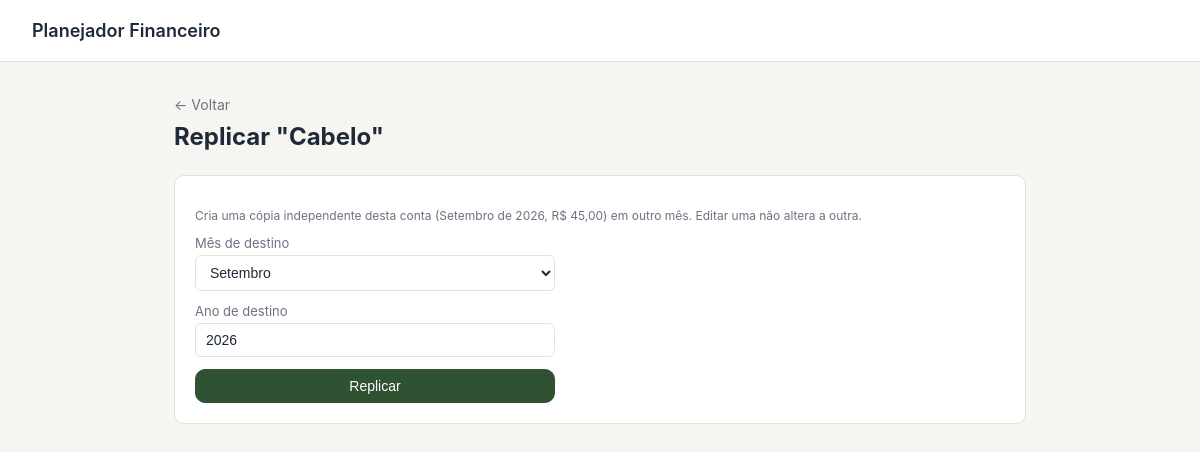
Page /item/3/replicar on the committed database.
### tables this page shows
CREATE TABLE items (
            id INTEGER PRIMARY KEY AUTOINCREMENT,
            year INTEGER NOT NULL,
            month INTEGER NOT NULL,
            name TEXT NOT NULL,
            amount REAL NOT NULL,
            type TEXT NOT NULL
                CHECK(type IN ('fixa', 'variavel', 'receber')),
            group_id TEXT,
            installment_index INTEGER,
            installment_total INTEGER,
            created_at TEXT NOT NULL
        , link TEXT, card_id INTEGER, invoice_id INTEGER, is_invoice INTEGER NOT NULL DEFAULT 0, estimated INTEGER NOT NULL DEFAULT 0, paid INTEGER NOT NULL DEFAULT 0);

### app.py (the view, shortened to what this page needs)
@app.route(
    "/item/<int:item_id>/replicar",
    methods=["GET", "POST"],
)
def replicate_item(item_id):
    db = get_db()
    item = db.execute(
        """
        SELECT *
        FROM items
        WHERE id = ?
        """,
        (item_id,),
    ).fetchone()
    if item is None:
        abort(404)
    return render_template(
        "replicate_item.html",
        item=item,
        origin_month_name=month_name(
            item["month"]
        ),
        month_options=[
            (m, month_name(m))
            for m in range(1, 13)
        ],
    )

### app.py (called while the page is built)
def get_db():
    if "db" not in g:
        g.db = sqlite3.connect(DB_PATH)
        g.db.row_factory = sqlite3.Row
        g.db.execute("PRAGMA foreign_keys = ON")
    return g.db

def brl(value):
    try:
        value = float(value or 0)
    except (TypeError, ValueError):
        value = 0.0
    s = f"{value:,.2f}"
    s = (
        s
        .replace(",", "X")
        .replace(".", ",")
        .replace("X", ".")
    )
    return f"R$ {s}"

def month_name(month):
    return MONTH_NAMES[month - 1]

### templates/replicate_item.html (shortened to what this page needs)
{% extends "base.html" %}
{% block content %}
  <div class="month-header">
    <a class="back-link" href="{{ url_for('month_view', year=item.year, month=item.month) }}">&#8592; Voltar</a>
    <h1>Replicar "{{ item.name }}"</h1>
  </div>
  <div class="add-form-card">
    <p class="hint">
      Cria uma cópia independente desta conta ({{ origin_month_name }} de {{ item.year }},
      {{ item.amount | brl }}) em outro mês. Editar uma não altera a outra.
    </p>
    <form method="post" class="add-form">
      <div class="form-row">
        <label for="target_month">Mês de destino</label>
        <select id="target_month" name="target_month">
          {% for m, name in month_options %}
            <option value="{{ m }}" {{ 'selected' if m == item.month else '' }}>{{ name }}</option>
          {% endfor %}
        </select>
      </div>
      <div class="form-row">
        <label for="target_year">Ano de destino</label>
        <input type="number" id="target_year" name="target_year" value="{{ item.year }}">
      </div>
      <button type="submit" class="btn btn-primary">Replicar</button>
    </form>
  </div>
{% endblock %}

### static/style.css (style rules this page uses)
:root { --bg: #F6F5F1; --surface: #FFFFFF; --ink: #1F2A38; --ink-muted: #6B7280; --border: #E3E1D9; --accent: #2F5233; --accent-bg: #E7EEE4; --negative: #A3372E; --negative-bg: #F7E9E7; --positive: #2F6B4F; --positive-bg: #E5F0E8; --radius: 10px; }
* { box-sizing: border-box; }
body { margin: 0; background: var(--bg); color: var(--ink); font-family: -apple-system, "Segoe UI", Roboto, Helvetica, Arial, sans-serif; }
.btn { display: inline-block; padding: 8px 14px; border: 1px solid var(--border); border-radius: var(--radius); background: var(--surface); color: var(--ink); text-decoration: none; cursor: pointer; font-size: 14px; }
.btn-primary { background: var(--accent); border-color: var(--accent); color: #fff; }
.month-header { margin-bottom: 24px; }
.month-header h1 { margin: 8px 0 0; font-size: 24px; }
.back-link { color: var(--ink-muted); text-decoration: none; font-size: 14px; }
.add-form-card { background: var(--surface); border: 1px solid var(--border); border-radius: var(--radius); padding: 20px; }
.add-form { display: flex; flex-direction: column; gap: 12px; max-width: 360px; }
.form-row { display: flex; flex-direction: column; gap: 4px; }
.form-row label { font-size: 13px; color: var(--ink-muted); }
.form-row input[type="text"], .form-row input[type="number"], .form-row select { padding: 8px 10px; border: 1px solid var(--border); border-radius: 6px; font-size: 14px; background: var(--surface); color: var(--ink); }
.hint { font-size: 12px; color: var(--ink-muted); }

### rows in the picture
items: name "Cabelo", year "2026", amount|brl "R$ 45,00", target_year "2026"

### other values in the picture
{{ origin_month_name }} "Setembro"
form field target_month "Setembro"
